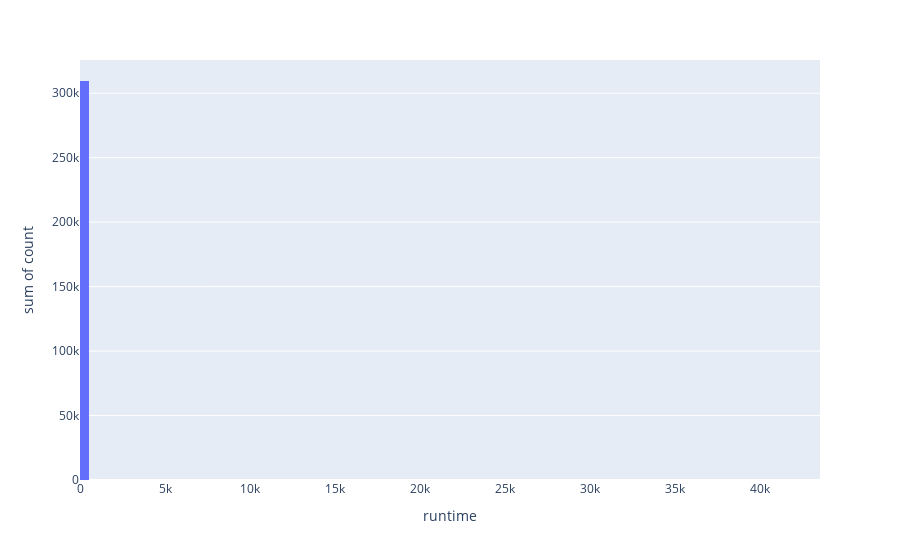

Here is the notebook cell this chart was saved with:
### Code cell
import plotly.express as px

graph = px.histogram(df2, x = df2.index, y = 'count' )

graph.show()

### Figure 1 — Plotly figure (JSON) as saved in the notebook; plotly's stock layout.template omitted (floating-point values rounded to 4 significant figures; data arrays with more than 128 entries replaced by an {"elided": "..."} marker saying what was removed)
{"data": [{"alignmentgroup": "True", "bingroup": "x", "histfunc": "sum", "hovertemplate": "runtime=%{x}<br>sum of count=%{y}<extra></extra>", "legendgroup": "", "marker": {"color": "#636efa", "pattern": {"shape": ""}}, "name": "", "offsetgroup": "", "orientation": "v", "showlegend": false, "type": "histogram", "x": {"elided": "460 int values"}, "xaxis": "x", "y": {"elided": "460 int values"}, "yaxis": "y"}], "layout": {"barmode": "relative", "legend": {"tracegroupgap": 0}, "margin": {"t": 60}, "xaxis": {"anchor": "y", "domain": [0, 1], "title": {"text": "runtime"}}, "yaxis": {"anchor": "x", "domain": [0, 1], "title": {"text": "sum of count"}}}}
